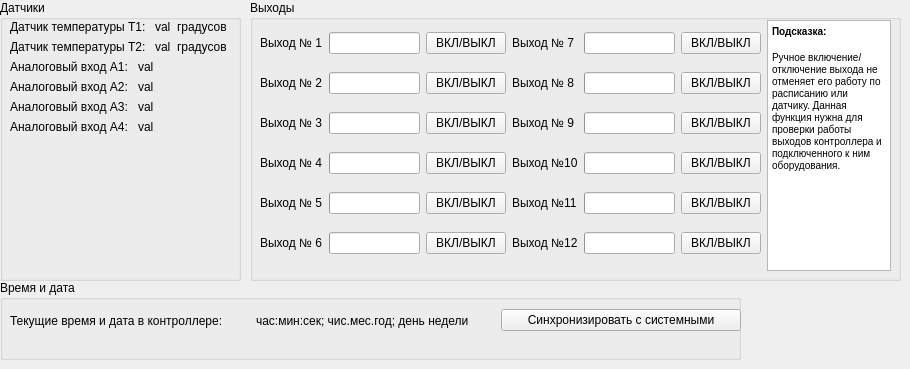
    <widget class="QWidget" name="info">
     <attribute name="title">
      <string>Общая информация</string>
     </attribute>
     <widget class="QGroupBox" name="groupBox_13">
      <property name="geometry">
       <rect>
        <x>0</x>
        <y>0</y>
        <width>241</width>
        <height>281</height>
       </rect>
      </property>
      <property name="title">
       <string>Датчики</string>
      </property>
      <widget class="QWidget" name="verticalLayoutWidget_17">
       <property name="geometry">
        <rect>
         <x>10</x>
         <y>20</y>
         <width>221</width>
         <height>251</height>
        </rect>
       </property>
       <layout class="QVBoxLayout" name="verticalLayout_17">
        <property name="sizeConstraint">
         <enum>QLayout::SetFixedSize</enum>
        </property>
        <item>
         <layout class="QHBoxLayout" name="horizontalLayout_144">
          <item>
           <widget class="QLabel" name="label_48">
            <property name="text">
             <string>Датчик температуры Т1: </string>
            </property>
           </widget>
          </item>
          <item>
           <widget class="QLabel" name="temp1L">
            <property name="text">
             <string>val</string>
            </property>
           </widget>
          </item>
          <item>
           <widget class="QLabel" name="label_50">
            <property name="text">
             <string>градусов</string>
            </property>
           </widget>
          </item>
         </layout>
        </item>
        <item>
         <layout class="QHBoxLayout" name="horizontalLayout_145">
          <item>
           <widget class="QLabel" name="label_51">
            <property name="text">
             <string>Датчик температуры Т2: </string>
            </property>
           </widget>
          </item>
          <item>
           <widget class="QLabel" name="temp2L">
            <property name="text">
             <string>val</string>
            </property>
           </widget>
          </item>
          <item>
           <widget class="QLabel" name="label_53">
            <property name="text">
             <string>градусов</string>
            </property>
           </widget>
          </item>
         </layout>
        </item>
        <item>
         <layout class="QHBoxLayout" name="horizontalLayout_88">
          <item>
           <widget class="QLabel" name="label_21">
            <property name="text">
             <string>Аналоговый вход А1: </string>
            </property>
           </widget>
          </item>
          <item>
           <widget class="QLabel" name="analog1L">
            <property name="text">
             <string>val</string>
            </property>
           </widget>
          </item>
         </layout>
        </item>
        <item>
         <layout class="QHBoxLayout" name="horizontalLayout_146">
          <item>
           <widget class="QLabel" name="label_54">
            <property name="text">
             <string>Аналоговый вход А2: </string>
            </property>
           </widget>
          </item>
          <item>
           <widget class="QLabel" name="analog2L">
            <property name="text">
             <string>val</string>
            </property>
           </widget>
          </item>
         </layout>
        </item>
        <item>
         <layout class="QHBoxLayout" name="horizontalLayout_89">
          <item>
           <widget class="QLabel" name="label_24">
            <property name="text">
             <string>Аналоговый вход А3: </string>
            </property>
           </widget>
          </item>
          <item>
           <widget class="QLabel" name="analog3L">
            <property name="text">
             <string>val</string>
            </property>
           </widget>
          </item>
         </layout>
        </item>
        <item>
         <layout class="QHBoxLayout" name="horizontalLayout_143">
          <item>
           <widget class="QLabel" name="label_45">
            <property name="text">
             <string>Аналоговый вход А4: </string>
            </property>
           </widget>
          </item>
          <item>
           <widget class="QLabel" name="analog4L">
            <property name="text">
             <string>val</string>
            </property>
           </widget>
          </item>
         </layout>
        </item>
       </layout>
      </widget>
     </widget>
     <widget class="QGroupBox" name="groupBox_14">
      <property name="geometry">
       <rect>
        <x>250</x>
        <y>0</y>
        <width>651</width>
        <height>281</height>
       </rect>
      </property>
      <property name="title">
       <string>Выходы</string>
      </property>
      <widget class="QWidget" name="horizontalLayoutWidget_24">
       <property name="geometry">
        <rect>
         <x>10</x>
         <y>20</y>
         <width>631</width>
         <height>251</height>
        </rect>
       </property>
       <layout class="QHBoxLayout" name="horizontalLayout_60">
        <item>
         <layout class="QVBoxLayout" name="verticalLayout_7">
          <item>
           <layout class="QHBoxLayout" name="horizontalLayout_41">
            <item>
             <widget class="QLabel" name="label_59">
              <property name="text">
               <string>Выход № 1</string>
              </property>
             </widget>
            </item>
            <item>
             <widget class="QProgressBar" name="out1bar">
              <property name="sizePolicy">
               <sizepolicy hsizetype="Fixed" vsizetype="Fixed">
                <horstretch>0</horstretch>
                <verstretch>0</verstretch>
               </sizepolicy>
              </property>
              <property name="maximum">
               <number>1</number>
              </property>
              <property name="value">
               <number>0</number>
              </property>
              <property name="textVisible">
               <bool>false</bool>
              </property>
              <property name="orientation">
               <enum>Qt::Horizontal</enum>
              </property>
              <property name="format">
               <string/>
              </property>
             </widget>
            </item>
            <item>
             <widget class="QPushButton" name="out1checkB">
              <property name="text">
               <string>ВКЛ/ВЫКЛ</string>
              </property>
             </widget>
            </item>
           </layout>
          </item>
          <item>
           <layout class="QHBoxLayout" name="horizontalLayout_40">
            <item>
             <widget class="QLabel" name="label_58">
              <property name="text">
               <string>Выход № 2</string>
              </property>
             </widget>
            </item>
            <item>
             <widget class="QProgressBar" name="out2bar">
              <property name="sizePolicy">
               <sizepolicy hsizetype="Fixed" vsizetype="Fixed">
                <horstretch>0</horstretch>
                <verstretch>0</verstretch>
               </sizepolicy>
              </property>
              <property name="maximum">
               <number>1</number>
              </property>
              <property name="value">
               <number>0</number>
              </property>
              <property name="textVisible">
               <bool>false</bool>
              </property>
              <property name="orientation">
               <enum>Qt::Horizontal</enum>
              </property>
              <property name="format">
               <string/>
              </property>
             </widget>
            </item>
            <item>
             <widget class="QPushButton" name="out2checkB">
              <property name="text">
               <string>ВКЛ/ВЫКЛ</string>
              </property>
             </widget>
            </item>
           </layout>
          </item>
          <item>
           <layout class="QHBoxLayout" name="horizontalLayout_42">
            <item>
             <widget class="QLabel" name="label_60">
              <property name="text">
               <string>Выход № 3</string>
              </property>
             </widget>
            </item>
            <item>
             <widget class="QProgressBar" name="out3bar">
              <property name="sizePolicy">
               <sizepolicy hsizetype="Fixed" vsizetype="Fixed">
                <horstretch>0</horstretch>
                <verstretch>0</verstretch>
               </sizepolicy>
              </property>
              <property name="maximum">
               <number>1</number>
              </property>
              <property name="value">
               <number>0</number>
              </property>
              <property name="textVisible">
               <bool>false</bool>
              </property>
              <property name="orientation">
               <enum>Qt::Horizontal</enum>
              </property>
              <property name="format">
               <string/>
              </property>
             </widget>
            </item>
            <item>
             <widget class="QPushButton" name="out3checkB">
              <property name="text">
               <string>ВКЛ/ВЫКЛ</string>
              </property>
             </widget>
            </item>
           </layout>
          </item>
          <item>
           <layout class="QHBoxLayout" name="horizontalLayout_39">
            <item>
             <widget class="QLabel" name="label_57">
              <property name="text">
               <string>Выход № 4</string>
              </property>
             </widget>
            </item>
            <item>
             <widget class="QProgressBar" name="out4bar">
              <property name="sizePolicy">
               <sizepolicy hsizetype="Fixed" vsizetype="Fixed">
                <horstretch>0</horstretch>
                <verstretch>0</verstretch>
               </sizepolicy>
              </property>
              <property name="maximum">
               <number>1</number>
              </property>
              <property name="value">
               <number>0</number>
              </property>
              <property name="textVisible">
               <bool>false</bool>
              </property>
              <property name="orientation">
               <enum>Qt::Horizontal</enum>
              </property>
              <property name="format">
               <string/>
              </property>
             </widget>
            </item>
            <item>
             <widget class="QPushButton" name="out4checkB">
              <property name="text">
               <string>ВКЛ/ВЫКЛ</string>
              </property>
             </widget>
            </item>
           </layout>
          </item>
          <item>
           <layout class="QHBoxLayout" name="horizontalLayout_43">
            <item>
             <widget class="QLabel" name="label_61">
              <property name="text">
               <string>Выход № 5</string>
              </property>
             </widget>
            </item>
            <item>
             <widget class="QProgressBar" name="out5bar">
              <property name="sizePolicy">
               <sizepolicy hsizetype="Fixed" vsizetype="Fixed">
                <horstretch>0</horstretch>
                <verstretch>0</verstretch>
               </sizepolicy>
              </property>
              <property name="maximum">
               <number>1</number>
              </property>
              <property name="value">
               <number>0</number>
              </property>
              <property name="textVisible">
               <bool>false</bool>
              </property>
              <property name="orientation">
               <enum>Qt::Horizontal</enum>
              </property>
              <property name="format">
               <string/>
              </property>
             </widget>
            </item>
            <item>
             <widget class="QPushButton" name="out5checkB">
              <property name="text">
               <string>ВКЛ/ВЫКЛ</string>
              </property>
             </widget>
            </item>
           </layout>
          </item>
          <item>
           <layout class="QHBoxLayout" name="horizontalLayout_52">
            <item>
             <widget class="QLabel" name="label_62">
              <property name="text">
               <string>Выход № 6</string>
              </property>
             </widget>
            </item>
            <item>
             <widget class="QProgressBar" name="out6bar">
              <property name="sizePolicy">
               <sizepolicy hsizetype="Fixed" vsizetype="Fixed">
                <horstretch>0</horstretch>
                <verstretch>0</verstretch>
               </sizepolicy>
              </property>
              <property name="maximum">
               <number>1</number>
              </property>
              <property name="value">
               <number>0</number>
              </property>
              <property name="textVisible">
               <bool>false</bool>
              </property>
              <property name="orientation">
               <enum>Qt::Horizontal</enum>
              </property>
              <property name="format">
               <string/>
              </property>
             </widget>
            </item>
            <item>
             <widget class="QPushButton" name="out6checkB">
              <property name="text">
               <string>ВКЛ/ВЫКЛ</string>
              </property>
             </widget>
            </item>
           </layout>
          </item>
         </layout>
        </item>
        <item>
         <layout class="QVBoxLayout" name="verticalLayout_8">
          <item>
           <layout class="QHBoxLayout" name="horizontalLayout_58">
            <item>
             <widget class="QLabel" name="label_68">
              <property name="text">
               <string>Выход № 7</string>
              </property>
             </widget>
            </item>
            <item>
             <widget class="QProgressBar" name="out7bar">
              <property name="sizePolicy">
               <sizepolicy hsizetype="Fixed" vsizetype="Fixed">
                <horstretch>0</horstretch>
                <verstretch>0</verstretch>
               </sizepolicy>
              </property>
              <property name="maximum">
               <number>1</number>
              </property>
              <property name="value">
               <number>0</number>
              </property>
              <property name="textVisible">
               <bool>false</bool>
              </property>
              <property name="orientation">
               <enum>Qt::Horizontal</enum>
              </property>
              <property name="format">
               <string/>
              </property>
             </widget>
            </item>
            <item>
             <widget class="QPushButton" name="out7checkB">
              <property name="text">
               <string>ВКЛ/ВЫКЛ</string>
              </property>
             </widget>
            </item>
           </layout>
          </item>
          <item>
           <layout class="QHBoxLayout" name="horizontalLayout_55">
            <item>
             <widget class="QLabel" name="label_65">
              <property name="text">
               <string>Выход № 8</string>
              </property>
             </widget>
            </item>
            <item>
             <widget class="QProgressBar" name="out8bar">
              <property name="sizePolicy">
               <sizepolicy hsizetype="Fixed" vsizetype="Fixed">
                <horstretch>0</horstretch>
                <verstretch>0</verstretch>
               </sizepolicy>
              </property>
              <property name="maximum">
               <number>1</number>
              </property>
              <property name="value">
               <number>0</number>
              </property>
              <property name="textVisible">
               <bool>false</bool>
              </property>
              <property name="orientation">
               <enum>Qt::Horizontal</enum>
              </property>
              <property name="format">
               <string/>
              </property>
             </widget>
            </item>
            <item>
             <widget class="QPushButton" name="out8checkB">
              <property name="text">
               <string>ВКЛ/ВЫКЛ</string>
              </property>
             </widget>
            </item>
           </layout>
          </item>
          <item>
           <layout class="QHBoxLayout" name="horizontalLayout_54">
            <item>
             <widget class="QLabel" name="label_64">
              <property name="text">
               <string>Выход № 9</string>
              </property>
             </widget>
            </item>
            <item>
             <widget class="QProgressBar" name="out9bar">
              <property name="sizePolicy">
               <sizepolicy hsizetype="Fixed" vsizetype="Fixed">
                <horstretch>0</horstretch>
                <verstretch>0</verstretch>
               </sizepolicy>
              </property>
              <property name="maximum">
               <number>1</number>
              </property>
              <property name="value">
               <number>0</number>
              </property>
              <property name="textVisible">
               <bool>false</bool>
              </property>
              <property name="orientation">
               <enum>Qt::Horizontal</enum>
              </property>
              <property name="format">
               <string/>
              </property>
             </widget>
            </item>
            <item>
             <widget class="QPushButton" name="out9checkB">
              <property name="text">
               <string>ВКЛ/ВЫКЛ</string>
              </property>
             </widget>
            </item>
           </layout>
          </item>
          <item>
           <layout class="QHBoxLayout" name="horizontalLayout_53">
            <item>
             <widget class="QLabel" name="label_63">
              <property name="text">
               <string>Выход №10</string>
              </property>
             </widget>
            </item>
            <item>
             <widget class="QProgressBar" name="out10bar">
              <property name="sizePolicy">
               <sizepolicy hsizetype="Fixed" vsizetype="Fixed">
                <horstretch>0</horstretch>
                <verstretch>0</verstretch>
               </sizepolicy>
              </property>
              <property name="maximum">
               <number>1</number>
              </property>
              <property name="value">
               <number>0</number>
              </property>
              <property name="textVisible">
               <bool>false</bool>
              </property>
              <property name="orientation">
               <enum>Qt::Horizontal</enum>
              </property>
              <property name="format">
               <string/>
              </property>
             </widget>
            </item>
            <item>
             <widget class="QPushButton" name="out10checkB">
              <property name="text">
               <string>ВКЛ/ВЫКЛ</string>
              </property>
             </widget>
            </item>
           </layout>
          </item>
          <item>
           <layout class="QHBoxLayout" name="horizontalLayout_56">
            <item>
             <widget class="QLabel" name="label_66">
              <property name="text">
               <string>Выход №11</string>
              </property>
             </widget>
            </item>
            <item>
             <widget class="QProgressBar" name="out11bar">
              <property name="sizePolicy">
               <sizepolicy hsizetype="Fixed" vsizetype="Fixed">
                <horstretch>0</horstretch>
                <verstretch>0</verstretch>
               </sizepolicy>
              </property>
              <property name="maximum">
               <number>1</number>
              </property>
              <property name="value">
               <number>0</number>
              </property>
              <property name="textVisible">
               <bool>false</bool>
              </property>
              <property name="orientation">
               <enum>Qt::Horizontal</enum>
              </property>
              <property name="format">
               <string/>
              </property>
             </widget>
            </item>
            <item>
             <widget class="QPushButton" name="out11checkB">
              <property name="text">
               <string>ВКЛ/ВЫКЛ</string>
              </property>
             </widget>
            </item>
           </layout>
          </item>
          <item>
           <layout class="QHBoxLayout" name="horizontalLayout_57">
            <item>
             <widget class="QLabel" name="label_67">
              <property name="text">
               <string>Выход №12</string>
              </property>
             </widget>
            </item>
            <item>
             <widget class="QProgressBar" name="out12bar">
              <property name="sizePolicy">
               <sizepolicy hsizetype="Fixed" vsizetype="Fixed">
                <horstretch>0</horstretch>
                <verstretch>0</verstretch>
               </sizepolicy>
              </property>
              <property name="maximum">
               <number>1</number>
              </property>
              <property name="value">
               <number>0</number>
              </property>
              <property name="textVisible">
               <bool>false</bool>
              </property>
              <property name="orientation">
               <enum>Qt::Horizontal</enum>
              </property>
              <property name="format">
               <string/>
              </property>
             </widget>
            </item>
            <item>
             <widget class="QPushButton" name="out12checkB">
              <property name="text">
               <string>ВКЛ/ВЫКЛ</string>
              </property>
             </widget>
            </item>
           </layout>
          </item>
         </layout>
        </item>
        <item>
         <widget class="QTextBrowser" name="textBrowser_3">
          <property name="html">
           <string>&lt;!DOCTYPE HTML PUBLIC &quot;-//W3C//DTD HTML 4.0//EN&quot; &quot;http://www.w3.org/TR/REC-html40/strict.dtd&quot;&gt;
&lt;html&gt;&lt;head&gt;&lt;meta name=&quot;qrichtext&quot; content=&quot;1&quot; /&gt;&lt;style type=&quot;text/css&quot;&gt;
p, li { white-space: pre-wrap; }
&lt;/style&gt;&lt;/head&gt;&lt;body style=&quot; font-family:'MS Shell Dlg 2'; font-size:8.25pt; font-weight:400; font-style:normal;&quot;&gt;
&lt;p style=&quot; margin-top:0px; margin-bottom:0px; margin-left:0px; margin-right:0px; -qt-block-indent:0; text-indent:0px;&quot;&gt;&lt;span style=&quot; font-size:7.8pt; font-weight:600;&quot;&gt;Подсказка:&lt;/span&gt;&lt;/p&gt;
&lt;p style=&quot;-qt-paragraph-type:empty; margin-top:0px; margin-bottom:0px; margin-left:0px; margin-right:0px; -qt-block-indent:0; text-indent:0px; font-size:7.8pt; font-weight:600;&quot;&gt;&lt;br /&gt;&lt;/p&gt;
&lt;p style=&quot; margin-top:0px; margin-bottom:0px; margin-left:0px; margin-right:0px; -qt-block-indent:0; text-indent:0px;&quot;&gt;&lt;span style=&quot; font-size:7.8pt;&quot;&gt;Ручное включение/отключение выхода не отменяет его работу по расписанию или датчику. Данная функция нужна для проверки работы выходов контроллера и подключенного к ним оборудования.&lt;/span&gt;&lt;/p&gt;&lt;/body&gt;&lt;/html&gt;</string>
          </property>
         </widget>
        </item>
       </layout>
      </widget>
     </widget>
     <widget class="QGroupBox" name="groupBox_15">
      <property name="geometry">
       <rect>
        <x>0</x>
        <y>280</y>
        <width>741</width>
        <height>80</height>
       </rect>
      </property>
      <property name="title">
       <string>Время и дата</string>
      </property>
      <widget class="QWidget" name="horizontalLayoutWidget_36">
       <property name="geometry">
        <rect>
         <x>10</x>
         <y>20</y>
         <width>731</width>
         <height>41</height>
        </rect>
       </property>
       <layout class="QHBoxLayout" name="horizontalLayout_59">
        <item>
         <widget class="QLabel" name="label_69">
          <property name="text">
           <string>Текущие время и дата в контроллере:</string>
          </property>
         </widget>
        </item>
        <item>
         <widget class="QLabel" name="currentTimeL">
          <property name="text">
           <string>час:мин:сек; чис.мес.год; день недели</string>
          </property>
         </widget>
        </item>
        <item>
         <widget class="QPushButton" name="timeSyncB">
          <property name="text">
           <string>Синхронизировать с системными</string>
          </property>
         </widget>
        </item>
       </layout>
      </widget>
     </widget>
    </widget>
